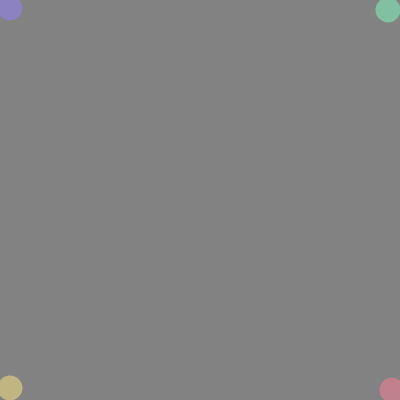
Frame 1 (no input)
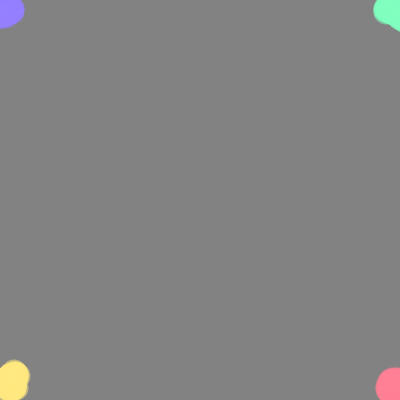
Frame 60 (no input)
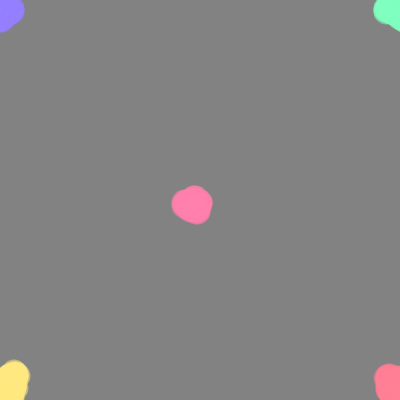
Frame 120 (the mouse pressed at the canvas centre since frame 60)

The p5.js sketch that drew these frames (run headless with seeded random() and noise() and a simulated clock; from frame 60 on, the mouse is pressed at the canvas centre):

// p5.js sketch
// ── sketch.js
class Walk{
    constructor(pos,size,inc,color){
        this.x = pos.x;
        this.y = pos.y;
        this.size = size;
        this.inc = inc;
        this.colorh = color.x;
        this.colorb = color.y;
    }

    move(){
        
    var r= floor(random(this.inc));
      
    switch(r){
        case 0:
            this.x-=2;
            break;
        case 1:
                this.x+=2;
            break;
        case 2:
           this.y-=2
            break;
        case 3:
           this.y+=2
            break;
    }
  


    fill(this.colorh, this.colorb/2,this.colorb,0.5)
    ellipse(this.x,this.y,this.size,this.size)
    }
}

let walker =[];

function setup(){
    createCanvas(400,400);
    ellipseMode(CENTER);
    colorMode(HSB);
    noStroke();
    background(51);
    x = 200;
    y = 200;
    walker.push(new Walk(createVector(10,10),25,4,createVector(250,100)));
    walker.push(new Walk(createVector(width-10,10),25,4,createVector(150,100)));
    walker.push(new Walk(createVector(10,height-10),25,4,createVector(50,100)));
    walker.push(new Walk(createVector(width-10,height-10),25,4,createVector(350,100)));
}

function draw(){
    
   for(let i=0;i<walker.length;i++){
       let walk = walker[i];
       walk.move();
   }
  
  

}

function mousePressed(){
    walker.push(new Walk(createVector(mouseX,mouseY),25,4,createVector(random(360),100)))

}
